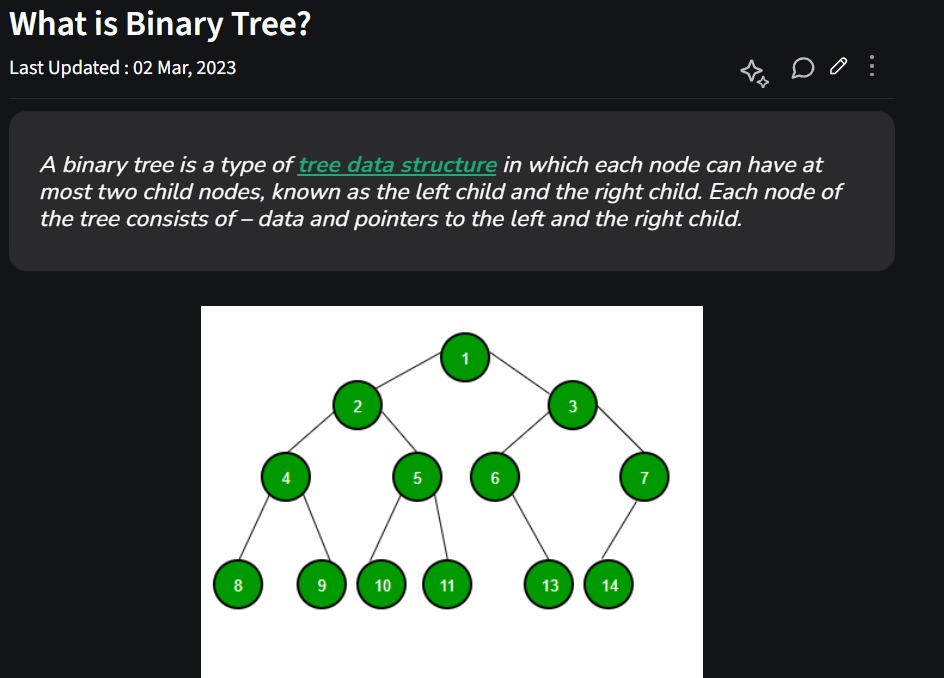
#> input picture uploads/file_3.jpg, 944 x 678 px, found by its file name
$ python extract_diagrams.py
#> lines starting #> are read from the running program, lines starting #| are printed output that depends on the picture; after the words box and inside, x2 and y2 are one past the last pixel; in counts of white or black regions, pixels touching at a corner belong together
import cv2
import numpy as np
import os

def detect_diagrams(image_path, output_folder):
    # Load the image
#> called with image_path = 'uploads/file_3.jpg', output_folder = 'cropped_diagrams'
    image = cv2.imread(image_path)
#> image is the input picture: shape (678, 944, 3); mean B, G, R 90.3, 93, 87.3
    if image is None:
        raise ValueError("Could not load image.")

    # Convert the image to grayscale
    gray = cv2.cvtColor(image, cv2.COLOR_BGR2GRAY)
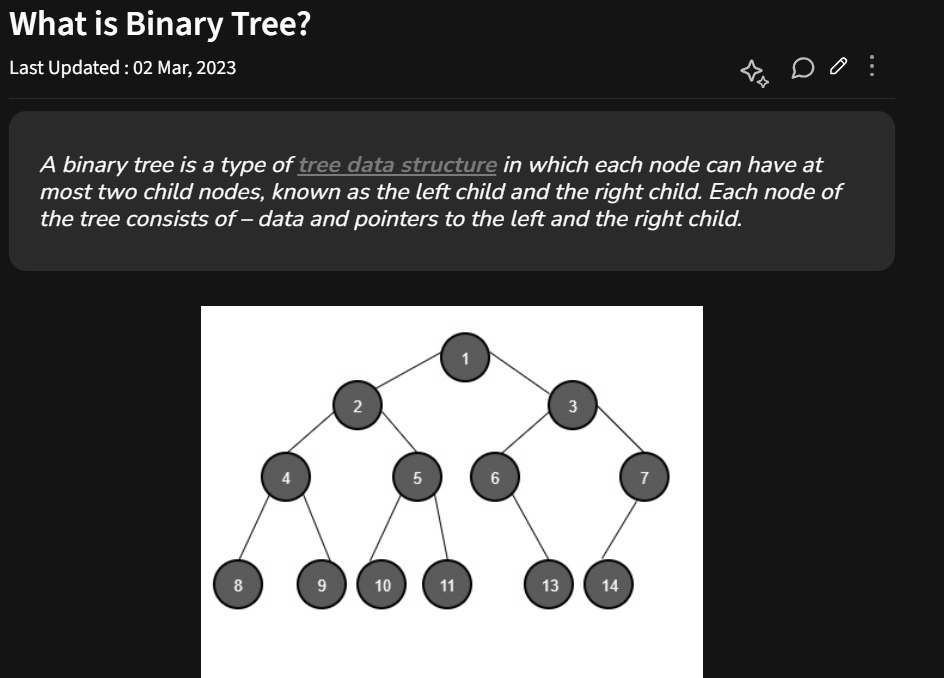
#> gray: shape (678, 944); min 1, max 255, mean 90.9

    # Apply Gaussian Blur to reduce noise
    gray = cv2.GaussianBlur(gray, (5, 5), 0)

    # Apply edge detection
    edges = cv2.Canny(gray, 50, 150)
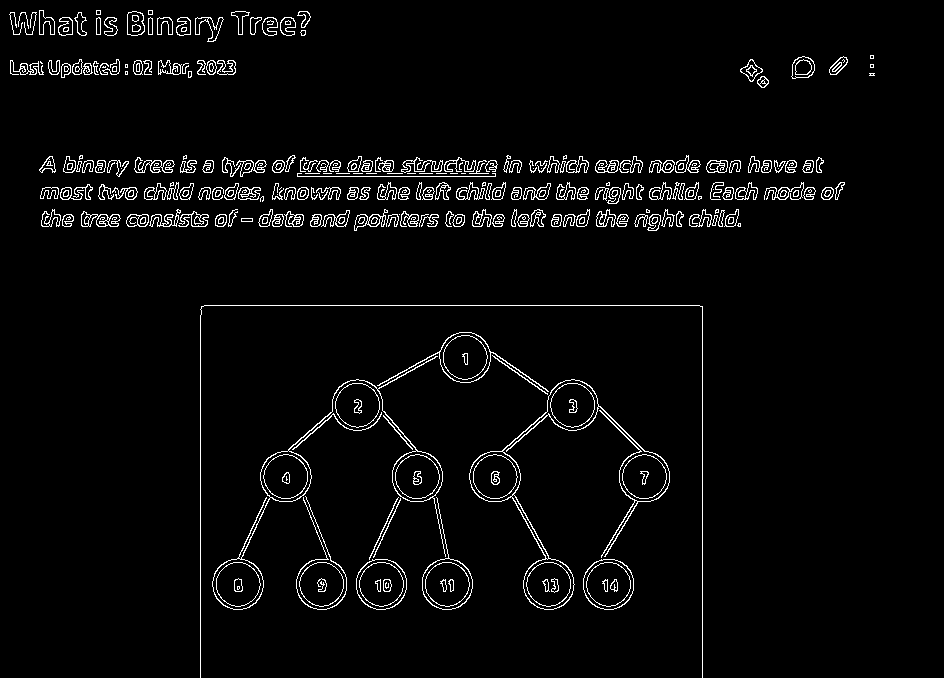
#> edges: shape (678, 944); 3.5% white in thin lines or dots

    # Dilate edges to connect fragmented parts
    edges = cv2.dilate(edges, None, iterations=1)
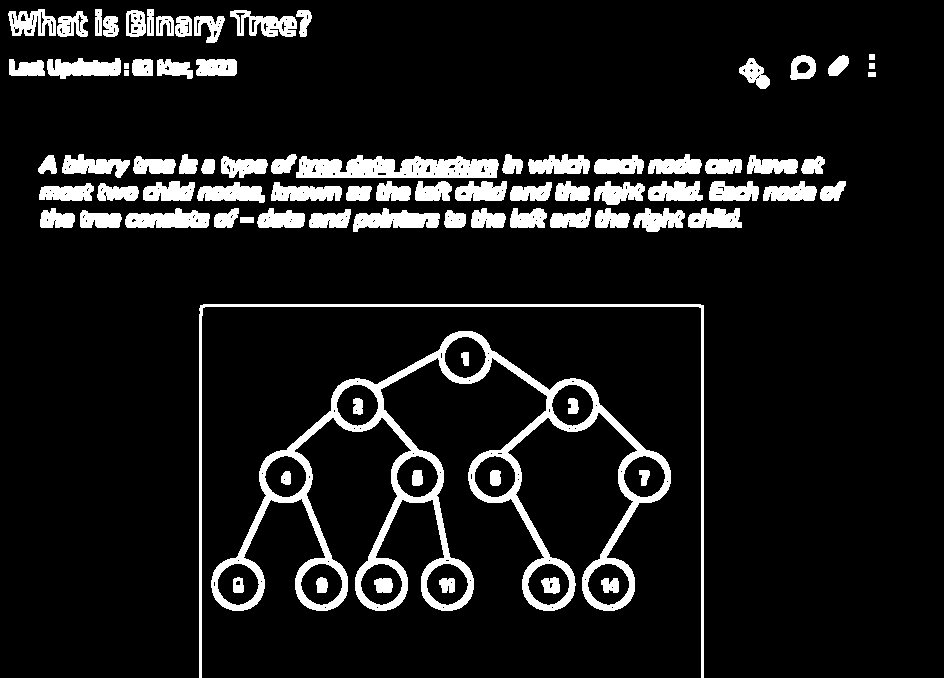
#> edges: shape (678, 944); 10.2% white; 85 white regions

    # Find contours
    contours, _ = cv2.findContours(edges, cv2.RETR_EXTERNAL, cv2.CHAIN_APPROX_SIMPLE)
#> contours = 72 contours; largest, box (x1, y1, x2, y2) and area: (211, 331, 671, 611) 33652, (296, 155, 499, 178) 3414, (199, 304, 704, 678) 2496, (353, 208, 440, 232) 1156, (125, 208, 210, 228) 1153

    # Sort contours by area (to focus on large diagrams)
    contours = sorted(contours, key=cv2.contourArea, reverse=True)

    # Create the output folder if it doesn't exist
    if not os.path.exists(output_folder):
        os.makedirs(output_folder)

    cropped_images = []
    for i, contour in enumerate(contours):
        # Get the bounding rectangle of the contour
        x, y, w, h = cv2.boundingRect(contour)

        # Filter by size (width, height, and area)
        area = w * h
        aspect_ratio = w / h
        if  w < 100 or h < 100 or aspect_ratio < 0.5 or aspect_ratio > 2.0:
            continue  # Skip small or irrelevant objects

        # Crop and save the image
        cropped = image[y:y+h, x:x+w]
        cropped_images.append(cropped)

        output_path = os.path.join(output_folder, f"diagram_{i+1}.png")
        cv2.imwrite(output_path, cropped)
#> this loop made 72 passes
#> (x, y, w, h, area, aspect_ratio) on passes 1 to 12: (211, 331, 460, 280, 128800, 1.64), (296, 155, 203, 23, 4669, 8.83), (199, 304, 505, 374, 188870, 1.35), (353, 208, 87, 24, 2088, 3.62), (125, 208, 85, 20, 1700, 4.25), (47, 58, 74, 21, 1554, 3.52), (230, 10, 67, 27, 1809, 2.48), (271, 182, 71, 19, 1349, 3.74), (197, 182, 68, 21, 1428, 3.24), (62, 154, 68, 24, 1632, 2.83), (8, 9, 48, 27, 1296, 1.78), (528, 154, 62, 20, 1240, 3.1)
#> pass 1, in detect_diagrams, `cropped = image[y:y+h, x:x+w]`:
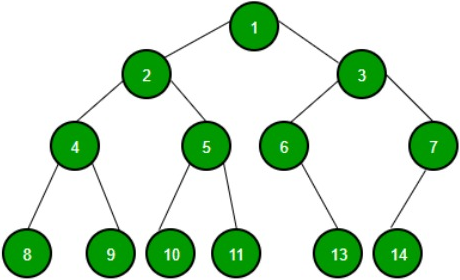
#> cropped: shape (280, 460, 3); mean B, G, R 203.6, 227.5, 203.6
#> pass 3, in detect_diagrams, `cropped = image[y:y+h, x:x+w]`:
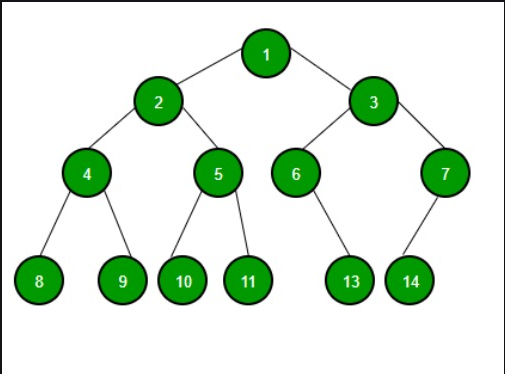
#> cropped: shape (374, 505, 3); mean B, G, R 217.3, 233.6, 217.3
#> after the loop, cropped_images = 2 items

    return cropped_images

# Example Usage
if __name__ == "__main__":
    input_image = "uploads/file_3.jpg"
    output_dir = "cropped_diagrams"
    cropped_diagrams = detect_diagrams(input_image, output_dir)
#> cropped_diagrams = 2 items
    print(f"Saved {len(cropped_diagrams)} diagrams to {output_dir}.")
#| Saved 2 diagrams to cropped_diagrams.

$ run again, with uploads/file_2.jpg copied over uploads/file_3.jpg
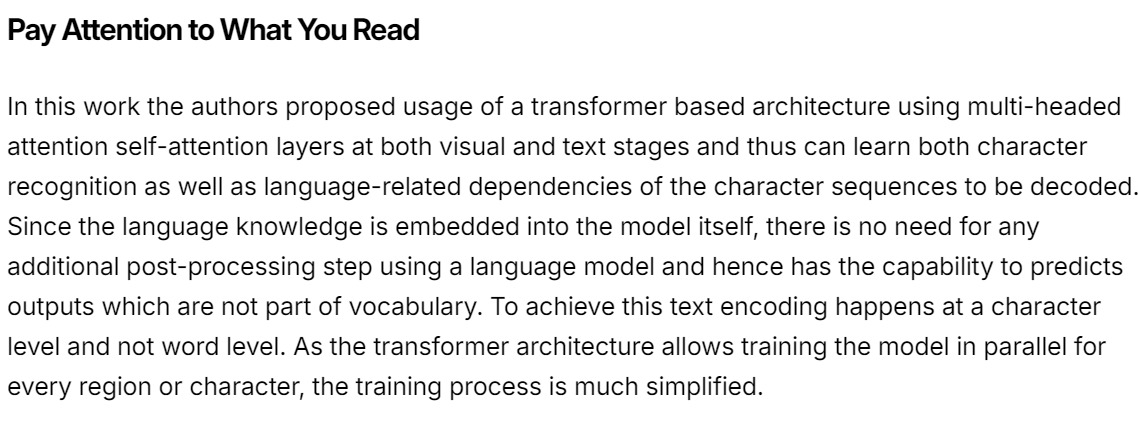
#> input picture uploads/file_2.jpg, 1138 x 433 px, found by its file name
#> in detect_diagrams, image is the input picture: shape (433, 1138, 3); min 0, max 255, mean 233.9
#> in detect_diagrams, `edges = cv2.Canny(gray, 50, 150)`:
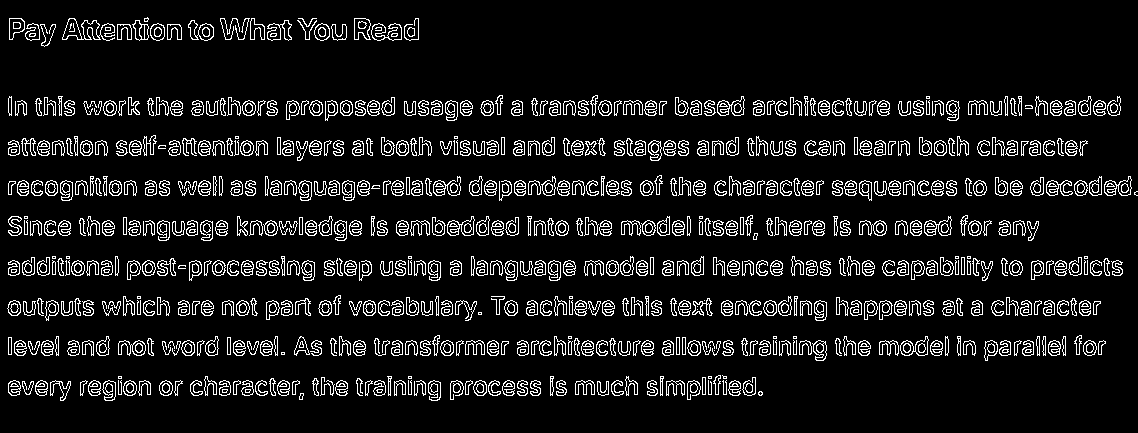
#> edges: shape (433, 1138); 9.3% white in thin lines or dots, all inside (x1, y1, x2, y2) = (7, 17, 1138, 401)
#> in detect_diagrams, `edges = cv2.dilate(edges, None, iterations=1)`:
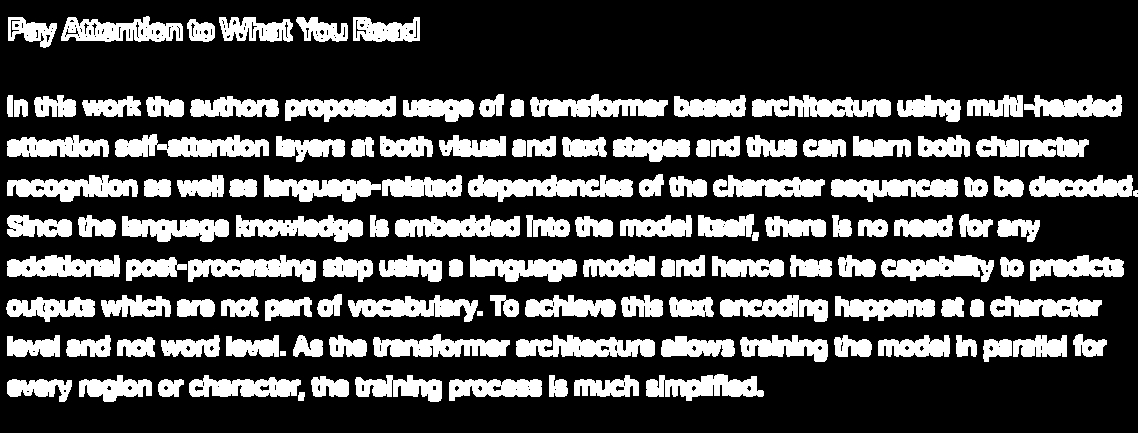
#> edges: shape (433, 1138); 26.5% white; 134 white regions
#> contours = 134 contours; largest, box (x1, y1, x2, y2) and area: (468, 175, 633, 202) 2455, (115, 134, 269, 157) 2224, (61, 16, 183, 42) 2056, (516, 335, 655, 357) 1990, (7, 175, 138, 202) 1986
#> the loop in detect_diagrams, `for i, contour in enumerate(contours):` made 134 passes
#> (x, y, w, h, area, aspect_ratio) on passes 1 to 8: (468, 175, 165, 27, 4455, 6.11), (115, 134, 154, 23, 3542, 6.7), (61, 16, 122, 26, 3172, 4.69), (516, 335, 139, 22, 3058, 6.32), (7, 175, 131, 27, 3537, 4.85), (188, 255, 128, 27, 3456, 4.74), (752, 95, 139, 22, 3058, 6.32), (236, 215, 127, 27, 3429, 4.7)
#> after the loop in detect_diagrams, `for i, contour in enumerate(contours):`: cropped_images = []
#| Saved 0 diagrams to cropped_diagrams.
